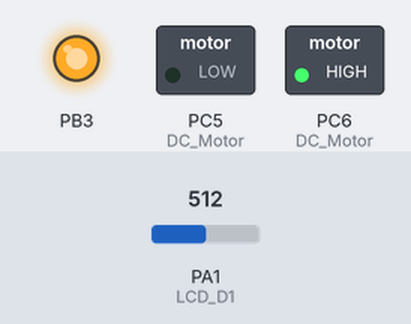
Bench run of a program on a simulated ATmega32, built with avr-gcc and emulated at 8 MHz. On the bench: switched loads named in the program (green lamp = pin HIGH), output pins drawn as LEDs (lit = HIGH). Inputs (shaded band) come from the test bench; at power-on: PA1 (LCD_D1) = 512. Pins used as bus, display or sensor lines are not drawn.

Above: at 1.2 s.
1.3 s: PA1 (LCD_D1) set to 540
2.8 s: PA1 (LCD_D1) set to 564
At 3.5 s:
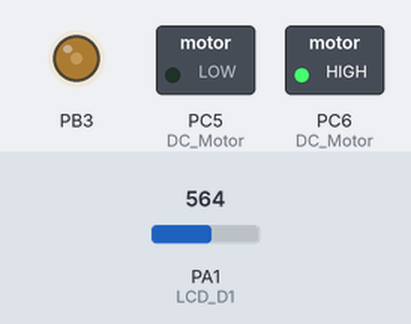
4.4 s: PA1 (LCD_D1) set to 511
At 5.7 s:
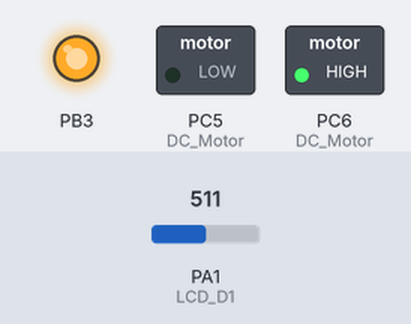
Timing chart, 0 to 7.4 s (numbered marks = the images above; inputs shaded):
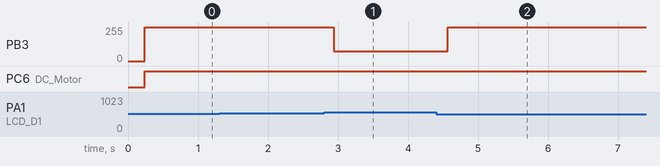

The program:

main.c
```c
/*
 * Air condition.c
 *
 * Created: 10/10/2020 8:38:13 PM
 * Author : Ibrahim
 */


#include "Temprature_Sensor.h"
#include "DC_Motor.h"
#include "LCD.h"

extern uint16 ADC_value;

int main(void)
{
	uint16 temp = 0;

	LCD_Init();
	Tempsensor_Init();
	DC_Motor_Init();


	/* Replace with your application code */
	while (1)
	{
		#if ADC_INTERRUPT_SATATE == ADC_INTERRUPT_ENABLE
		temp = ADC_value;
		#endif

		Tempsensor_Read(&temp);
		LCD_GoTo(0,0);
		LCD_WriteString("Temp: ");
		LCD_Write_Intiger(temp);
		LCD_WriteString("    ");


		Control_DC(&temp);

	}
}


void Control_DC(uint16* temp)
{
		if (*temp <= 10)
		{
			DC_Motor_SetSpeed(0);
			DC_Motor_Stop();
			LCD_GoTo(1,0);
			LCD_WriteString("Fan: Off ");
		}
		else if (*temp > 10 && *temp <=20)
		{

			DC_Motor_SetSpeed(3);
			DC_Motor_SetDirection(ANTI_CLOCKWISE);
			DC_Motor_Start();
			LCD_GoTo(1,0);
			LCD_WriteString("Fan:3/10 ");

		}
		else if (*temp > 20 && *temp <=25)
		{
			DC_Motor_SetSpeed(5);
			DC_Motor_SetDirection(ANTI_CLOCKWISE);
			DC_Motor_Start();
			LCD_GoTo(1,0);
			LCD_WriteString("Fan:5/10 ");
		}
		else if (*temp > 25 && *temp <=30)
		{
			DC_Motor_SetSpeed(8);
			DC_Motor_SetDirection(ANTI_CLOCKWISE);
			DC_Motor_Start();
			LCD_GoTo(1,0);
			LCD_WriteString("Fan:8/10 ");
		}
		else if (*temp > 30)
		{
			DC_Motor_SetSpeed(10);
			DC_Motor_SetDirection(ANTI_CLOCKWISE);
			DC_Motor_Start();
			LCD_GoTo(1,0);
			LCD_WriteString("Fan:10/10");
		}

}
```

ADC.c
```c
/*
 * ADC.c
 *
 * Created: 8/15/2020 3:46:45 PM
 *  Author: Ibrahim
 */
#include "ADC.h"
#include <avr/interrupt.h>

volatile uint16 ADC_value = 0;

void ADC_Init(void)
{


	#if  ADC_VOLTAGE_REFERENCE	==	ADC_VRREF_AVCC
	CLR_BIT(ADMUX , 7);
	SET_BIT(ADMUX , 6);

	#elif ADC_VOLTAGE_REFERENCE	==	ADC_VRREF_AREF
	CLR_BIT(ADMUX , 7);
	CLR_BIT(ADMUX , 6);

	#endif

	#if  ADC_ADJUST				==	ADC_RIGHT_ADJUST

	CLR_BIT(ADMUX , 5);

	#elif  ADC_ADJUST			==	ADC_LEFT_ADJUST

	SET_BIT(ADMUX , 5);

	#endif

	#if  ADC_CHANNEL			==	ADC_CHANNEL_0

	ADMUX |= 0x00;

	#elif  ADC_CHANNEL			==	ADC_CHANNEL_1

	ADMUX |= 0x01;

	#elif  ADC_CHANNEL			==	ADC_CHANNEL_2

	ADMUX |= 0x02;

	#elif  ADC_CHANNEL			==	ADC_CHANNEL_3

	ADMUX |= 0x03;

	#elif  ADC_CHANNEL			==	ADC_CHANNEL_4

	ADMUX |= 0x04;

	#elif  ADC_CHANNEL			==	ADC_CHANNEL_5

	ADMUX |= 0x05;

	#elif  ADC_CHANNEL			==	ADC_CHANNEL_6

	ADMUX |= 0x06;

	#elif  ADC_CHANNEL			==	ADC_CHANNEL_7

	ADMUX |= 0x07;

	#endif

	#if	 ADC_CONVERSION_TRIGGER	==	ADC_AUTO_TRIGGER

	SET_BIT(ADCSRA , 5);

	#endif

	#if	 ADC_PRESCALER				==	ADC_PRESC_128

	ADCSRA |= 0x07;

	#elif	 ADC_PRESCALER			==	ADC_PRESC_64

	ADCSRA |= 0x06;

	#elif	 ADC_PRESCALER			==	ADC_PRESC_32

	ADCSRA |= 0x05;

	#elif	 ADC_PRESCALER			==	ADC_PRESC_16

	ADCSRA |= 0x04;

	#elif	 ADC_PRESCALER			==	ADC_PRESC_8

	ADCSRA |= 0x03;

	#elif	 ADC_PRESCALER			==	ADC_PRESC_4

	ADCSRA |= 0x02;

	#elif	 ADC_PRESCALER			==	ADC_PRESC_2

	ADCSRA |= 0x01;

	#endif


	#if	 ADC_INTERRUPT_SATATE	==	ADC_INTERRUPT_DISABLE

	CLR_BIT(ADCSRA , 3);

	#elif ADC_INTERRUPT_SATATE	==	ADC_INTERRUPT_ENABLE

	SET_BIT(ADCSRA , 3);
	SREG |= 0x80;

	#endif


	//ADC Enable
	SET_BIT(ADCSRA , 7);

}

/*
void ADC_Init(void)
{

	#if    ADC_VOLTAGE_REFRENCE    ==    ADC_VREF_AVCC

	CLR_BIT(ADMUX , 7);
	SET_BIT(ADMUX , 6);

	#endif

	#if    ADC_ADJUST              ==    ADC_RIGHT_ADJUST

	CLR_BIT(ADMUX , 5);

	#endif

	#if    ADC_CHANNEL             ==    ADC_CHANNEL_1

	SET_BIT(ADMUX , 0);

	#endif

	#if    ADC_CONVERSION_TRIGGER  ==    ADC_AUTO_TRIGGER

	SET_BIT(ADCSRA , 5);

	#endif

	#if    ADC_PRESCALER           ==    ADC_PRESC_128

	SET_BIT(ADCSRA , 0);
	SET_BIT(ADCSRA , 1);
	SET_BIT(ADCSRA , 2);

	#endif

	#if    ADC_INTERRUPT_SATATE     ==    ADC_INTERRUPT_DISABLE

	CLR_BIT(ADCSRA , 3);

	#endif


	//ADC Enable
	SET_BIT(ADCSRA , 7);


}*/


void ADC_Read(uint16* value)
{
	uint16 Digital_value = 0;

	//start conversion
	SET_BIT(ADCSRA , 6);

	#if ADC_INTERRUPT_SATATE == ADC_INTERRUPT_DISABLE

	while(!GET_BIT(ADCSRA ,4)); //Flag is not set(1) yet (pooling)

	Digital_value = ADC_Adjust;

	*value = ((Digital_value * 500) / 1024);
	//*value = Digital_value;
	#endif

}


ISR(ADC_vect)
{
	ADC_value = ((ADC_Adjust * 500) / 1024);
}
```

ADC.h
```c
/*
 * ADC.h
 *
 * Created: 8/15/2020 3:46:14 PM
 *  Author: Ibrahim
 */


#ifndef ADC_H_
#define ADC_H_

#include "ATmega_Registers.h"
#include "BIT_MATH.h"
#include "ADC_Cfg.h"


#define		ADC_VRREF_AVCC			0
#define		ADC_VRREF_AREF			1
#define		ADC_VRREF_INTERNAL		2

#define		ADC_CHANNEL_0			0
#define		ADC_CHANNEL_1			1
#define		ADC_CHANNEL_2			2
#define		ADC_CHANNEL_3			3
#define		ADC_CHANNEL_4			4
#define		ADC_CHANNEL_5			5
#define		ADC_CHANNEL_6			6
#define		ADC_CHANNEL_7			7

#define		ADC_AUTO_TRIGGER		0
#define		ADC_FREE_RUNNING		1
#define		ADC_EXTERNAL_TRIG		2


#define		ADC_RIGHT_ADJUST		0
#define		ADC_LEFT_ADJUST			1

#define		ADC_PRESC_128			0
#define		ADC_PRESC_64			1
#define		ADC_PRESC_32			2
#define		ADC_PRESC_16			3
#define		ADC_PRESC_8				4
#define		ADC_PRESC_4				5
#define		ADC_PRESC_2				6


#define		ADC_INTERRUPT_ENABLE	0
#define		ADC_INTERRUPT_DISABLE	1


void ADC_Init(void);

void ADC_Read(uint16* value);

//void ADC_StartConversion(void);

//void ADC_CHANNEL_SELECTION(uint8 Channel);

#endif /* ADC_H_ */
```

DC_Motor.c
```c
/*
 * DC_Motor.c
 *
 * Created: 8/22/2020 6:27:55 PM
 *  Author: Ibrahim
 */

#include "DC_Motor.h"

void DC_Motor_Init(void)
{
	//initializing the two pins that control the direction to output

	DIO_SetPinDir(DIO_PORTC , DIO_PIN5 , DIO_PIN_OUTPUT); // high in clockwise
	DIO_SetPinDir(DIO_PORTC , DIO_PIN6 , DIO_PIN_OUTPUT); // low  in clockwise

	PWM0_Init();
}

void DC_Motor_SetDirection(DC_Motor_DIR dir)
{
	switch(dir)
	{
		case CLOCKWISE :
		DIO_SetPinValue(DIO_PORTC , DIO_PIN5 , DIO_PIN_HIGH);
		DIO_SetPinValue(DIO_PORTC , DIO_PIN6 , DIO_PIN_LOW);
		break;

		case ANTI_CLOCKWISE:
		DIO_SetPinValue(DIO_PORTC , DIO_PIN5 , DIO_PIN_LOW);
		DIO_SetPinValue(DIO_PORTC , DIO_PIN6 , DIO_PIN_HIGH);
		break;

		default:
		break;

	}
}

void DC_Motor_SetSpeed(uint8 speed)
{
	speed *=10; // range from 1 - 10 for simplicity

	PWM0_Generate(speed);
}

void DC_Motor_Start(void)
{
	PWM0_Start();
}

void DC_Motor_Stop(void)
{
	// setting the two direction pins to high to stop inertia

	DIO_SetPinValue(DIO_PORTC , DIO_PIN3 , DIO_PIN_HIGH);
	DIO_SetPinValue(DIO_PORTC , DIO_PIN4 , DIO_PIN_HIGH);
}
```

DC_Motor.h
```c
/*
 * DC_Motor.h
 *
 * Created: 8/22/2020 6:27:40 PM
 *  Author: Ibrahim
 */


#ifndef DC_MOTOR_H_
#define DC_MOTOR_H_

#include "Timer.h"
#include "DIO.h"

typedef enum
{
	CLOCKWISE,
	ANTI_CLOCKWISE

	}DC_Motor_DIR;

void DC_Motor_Init(void);

void DC_Motor_SetDirection(DC_Motor_DIR dir);

void DC_Motor_SetSpeed(uint8 speed);

//void DC_Motor_Start(uint8 speed , DC_Motor_DIR dir);

void DC_Motor_Start(void);

void DC_Motor_Stop(void);

#endif /* DC_MOTOR_H_ */
```

STD.h
```c
/*
 * STD.h
 *
 * Created: 25/07/2020 06:37:35 م
 *  Author: Ali
 */


#ifndef STD_H_
#define STD_H_

typedef unsigned char  uint8;
typedef signed char    sint8;
typedef unsigned short uint16;
typedef signed short   sint16;
typedef unsigned long  uint32;
typedef signed long    sint32;
typedef float          float32;
typedef double         float64;


#endif /* STD_H_ */
```

Temprature_Sensor.c
```c
/*
 * Temprature_Sensor.c
 *
 * Created: 8/21/2020 4:27:07 PM
 *  Author: Ibrahim
 */

#include "Temprature_Sensor.h"

extern uint16 ADC_value;

void Tempsensor_Init(void)
{
	ADC_Init();
}

void Tempsensor_Read(uint16* temp)
{
	//uint16 Analog_Value = 0;

	ADC_Read(temp);

	//	*Temp = Analog_Value * 10 ;
}
```

Temprature_Sensor.h
```c
/*
 * Temprature_Sensor.h
 *
 * Created: 8/15/2020 3:47:57 PM
 *  Author: Ibrahim
 */


#ifndef TEMPRATURE_SENSOR_H_
#define TEMPRATURE_SENSOR_H_

#include "ADC.h"

void Tempsensor_Init(void);


void Tempsensor_Read(uint16* temp);


#endif /* TEMPRATURE_SENSOR_H_ */
```

Timer.c
```c
/*
 * CFile1.c
 *
 * Created: 21/08/2020 06:33:49 ã
 *  Author: Ali
 */


#include <avr/interrupt.h>
#include "Timer.h"

#define  NULL  ((void*)(0))

void (*ptr)(void) = NULL ;


uint8    Init_Value = 0;
uint32   Number_OVRflows = 0;


void Timer0_Init(void)
{

	TCCR0 |= 0x00;

	TIMSK |= 0x01;

	SREG |= 0x80;

}

void Timer0_Start(void)
{
	TCCR0 |= 0x05;
}

void Timer0_Stop(void)
{
	CLR_BIT(TCCR0,0);
	CLR_BIT(TCCR0,1);
	CLR_BIT(TCCR0,2);
}


void Timer0_SetDelay(uint32 Delay_Ms)
{

	uint8 Tick_Time = (1024 / 8) ;

	uint32 Total_Ticks = (Delay_Ms * 1000) / Tick_Time ;

	Number_OVRflows = Total_Ticks / 256 ;

	Init_Value  =   256 - (Total_Ticks % 256) ;

	TCNT0 = Init_Value ;

	Number_OVRflows++;

}


void Timer1_Init(void)
{
	TCCR1B |= 0X08 ;
	TIMSK  |= 0X10;
	SREG   |= 0X80;
}

void Timer1_Start(void)
{
	TCCR1B |= 0X05 ;
}

void Timer1_Stop(void)
{
	CLR_BIT(TCCR1B,0);
	CLR_BIT(TCCR1B,1);
	CLR_BIT(TCCR1B,2);
}


void Timer1_SetDelay(uint32 Delay_Ms)
{

	if(Delay_Ms <= 4000)
	{
		uint8 Tick_Time = 1024 / 16;

		uint32 Num_Ticks = (Delay_Ms * 1000) / Tick_Time ;

		OCR1A = Num_Ticks - 1;
	}

}


void Set_CallBack(void(*p)(void))
{

	ptr = p ;

}


ISR(TIMER0_OVF_vect)
{
	static uint32 cnt = 0;

	cnt++;

	if(cnt == Number_OVRflows)
	{
		TCNT0 = Init_Value;

		cnt = 0;

		(*ptr)();
	}
}


ISR(TIMER1_COMPA_vect)
{
	static counter = 0;

	counter++;

	if(counter == 1)
	{
		counter = 0;

		(*ptr)();
	}
}


void PWM0_Init(void)
{
	DDRB |= 0x08;

	TCCR0 |= 0x68;

}


void PWM0_Generate(uint16 Duty_Cycle)
{
	OCR0 = ((Duty_Cycle * 256 ) /100 ) - 1;
}


void PWM0_Start(void)
{

	TCCR0 |= 0x01 ;

}
```

Timer.h
```c
/*
 * Timer.h
 *
 * Created: 21/08/2020 06:33:35 ã
 *  Author: Ali
 */


#ifndef TIMER_H_
#define TIMER_H_

#include "ATmega_Registers.h"
#include "BIT_Math.h"

void Timer0_Init(void);

void Timer0_Start(void);

void Timer0_Stop(void);

void Timer0_SetDelay(uint32 Delay_Ms);


void PWM0_Init(void);

void PWM0_Generate(uint16 Duty_Cycle);

void PWM0_Start(void);


void Set_CallBack(void(*p)(void));

void Timer1_Init(void);

void Timer1_Start(void);

void Timer1_Stop(void);

void Timer1_SetDelay(uint32 Delay_Ms);


#endif /* TIMER_H_ */
```

ADC_Cfg.h
```c
/*
 * ADC_Cfg.h
 *
 * Created: 8/15/2020 3:47:20 PM
 *  Author: Ibrahim
 */


#ifndef ADC_CFG_H_
#define ADC_CFG_H_


#define  ADC_VOLTAGE_REFERENCE		ADC_VRREF_AVCC

#define  ADC_ADJUST					ADC_RIGHT_ADJUST

#define  ADC_CHANNEL				ADC_CHANNEL_1

#define	 ADC_CONVERSION_TRIGGER		ADC_AUTO_TRIGGER

#define	 ADC_PRESCALER				ADC_PRESC_128

#define	 ADC_INTERRUPT_SATATE		ADC_INTERRUPT_DISABLE


#endif /* ADC_CFG_H_ */
```

LCD_Cfg.h
```c
/*
 * LCD_Cfg.h
 *
 * Created: 08/08/2020 04:25:00 م
 *  Author: Ali
 */


#ifndef LCD_CFG_H_
#define LCD_CFG_H_

#include "DIO.h"

#define  LCD_8BIT_CMD_PORT     DIO_PORTB
#define  LCD_8BIT_DATA_PORT    DIO_PORTA

#define  LCD_4BIT_CMD_PORT     DIO_PORTB
#define  LCD_4BIT_DATA_PORT    DIO_PORTA


#define  LCD_RS_PIN            DIO_PIN4
#define  LCD_RW_PIN            DIO_PIN5
#define  LCD_E_PIN             DIO_PIN6

#define  LCD_D0                DIO_PIN0
#define  LCD_D1                DIO_PIN1
#define  LCD_D2                DIO_PIN2
#define  LCD_D3                DIO_PIN3
#define  LCD_D4                DIO_PIN4
#define  LCD_D5                DIO_PIN5
#define  LCD_D6                DIO_PIN6
#define  LCD_D7                DIO_PIN7

#define  LCD_MODE              4

#endif /* LCD_CFG_H_ */
```

LCD.c
```c
/*
 * LCD.c
 *
 * Created: 08/08/2020 04:24:30 م
 *  Author: Ali
 */

#include "LCD.h"
#define  F_CPU  8000000
#include <util/delay.h>

void LCD_Init(void)
{
	#if LCD_MODE  ==  8

	DIO_SetPinDir(LCD_8BIT_CMD_PORT, LCD_RS_PIN , DIO_PIN_OUTPUT);
	DIO_SetPinDir(LCD_8BIT_CMD_PORT, LCD_RW_PIN , DIO_PIN_OUTPUT);
	DIO_SetPinDir(LCD_8BIT_CMD_PORT, LCD_E_PIN , DIO_PIN_OUTPUT);

	DIO_SetPortDir(LCD_8BIT_DATA_PORT , DIO_PORT_OUTPUT);

	_delay_ms(100);

	LCD_WriteCommand(0x38);
	LCD_WriteCommand(0x0E);
	LCD_WriteCommand(0x01);

	_delay_ms(5);

   #elif  LCD_MODE == 4

   DIO_SetPinDir(LCD_4BIT_CMD_PORT, LCD_RS_PIN , DIO_PIN_OUTPUT);
   DIO_SetPinDir(LCD_4BIT_CMD_PORT, LCD_RW_PIN , DIO_PIN_OUTPUT);
   DIO_SetPinDir(LCD_4BIT_CMD_PORT, LCD_E_PIN , DIO_PIN_OUTPUT);

   DIO_SetPinDir(LCD_4BIT_DATA_PORT, LCD_D4 , DIO_PIN_OUTPUT);
   DIO_SetPinDir(LCD_4BIT_DATA_PORT, LCD_D5 , DIO_PIN_OUTPUT);
   DIO_SetPinDir(LCD_4BIT_DATA_PORT, LCD_D6 , DIO_PIN_OUTPUT);
   DIO_SetPinDir(LCD_4BIT_DATA_PORT, LCD_D7 , DIO_PIN_OUTPUT);

   _delay_ms(100);

   LCD_WriteCommand(0x33);
   LCD_WriteCommand(0x32);
   LCD_WriteCommand(0x28);

   LCD_WriteCommand(0x0C);
   LCD_WriteCommand(0x01);
   LCD_WriteCommand(0x06);
   LCD_WriteCommand(0x02);

   #endif
}

void LCD_WriteCommand(uint8 cmd)
{
	DIO_SetPinValue(LCD_4BIT_CMD_PORT ,LCD_RS_PIN ,  DIO_PIN_LOW);
	DIO_SetPinValue(LCD_4BIT_CMD_PORT ,LCD_RW_PIN ,  DIO_PIN_LOW);
	DIO_SetPinValue(LCD_4BIT_CMD_PORT ,LCD_E_PIN ,  DIO_PIN_LOW);

	PORTA = (cmd & 0XF0) | (PORTA & 0X0F);

	DIO_SetPinValue(LCD_4BIT_CMD_PORT ,LCD_E_PIN ,  DIO_PIN_HIGH);
	_delay_ms(1);
	DIO_SetPinValue(LCD_4BIT_CMD_PORT ,LCD_E_PIN ,  DIO_PIN_LOW);

   PORTA = (cmd << 4) | (PORTA & 0X0F);

	DIO_SetPinValue(LCD_4BIT_CMD_PORT ,LCD_E_PIN ,  DIO_PIN_HIGH);
	_delay_ms(1);
	DIO_SetPinValue(LCD_4BIT_CMD_PORT ,LCD_E_PIN ,  DIO_PIN_LOW);

	_delay_ms(5);
}

void LCD_WriteData(uint8 data)
{
		DIO_SetPinValue(LCD_4BIT_CMD_PORT ,LCD_RS_PIN ,  DIO_PIN_HIGH);
		DIO_SetPinValue(LCD_4BIT_CMD_PORT ,LCD_RW_PIN ,  DIO_PIN_LOW);
		DIO_SetPinValue(LCD_4BIT_CMD_PORT ,LCD_E_PIN ,  DIO_PIN_LOW);

		PORTA = (data & 0XF0) | (PORTA & 0X0F);

		DIO_SetPinValue(LCD_4BIT_CMD_PORT ,LCD_E_PIN ,  DIO_PIN_HIGH);
		_delay_ms(1);
		DIO_SetPinValue(LCD_4BIT_CMD_PORT ,LCD_E_PIN ,  DIO_PIN_LOW);

		PORTA = (data << 4) | (PORTA & 0X0F);

		DIO_SetPinValue(LCD_4BIT_CMD_PORT ,LCD_E_PIN ,  DIO_PIN_HIGH);
		_delay_ms(1);
		DIO_SetPinValue(LCD_4BIT_CMD_PORT ,LCD_E_PIN ,  DIO_PIN_LOW);

		_delay_ms(5);
}


void LCD_GoTo(uint8 row , uint8 col)
{
	uint8 pos[2] = {0x80 , 0xC0};

	LCD_WriteCommand(pos[row]+col);
}


void LCD_WriteString(uint8* str)
{
	uint8 i = 0;

	while(str[i] != '\0')
	{
		LCD_WriteData( str[i] );
		i++;
	}

}

void LCD_Write_Intiger(sint32 num)
{
	sint32 y = 1;
	if (num <0 )
	{
		LCD_WriteData('-');
		num *= -1;
	}
	while (num > 0)
	{
		y = ((y * 10) + (num % 10));

		num /= 10;
	}
	while (y > 1)
	{
		LCD_WriteData((( y % 10) +48));
		y /= 10;
	}


}

void LCD_Clear(void)
{
	LCD_WriteCommand(0x01);
}
```

LCD.h
```c
/*
 * LCD.h
 *
 * Created: 08/08/2020 04:24:43 م
 *  Author: Ali
 */


#ifndef LCD_H_
#define LCD_H_

#include  "LCD_Cfg.h"


void LCD_Init(void);

void LCD_WriteCommand(uint8 cmd);

void LCD_WriteData(uint8 data);

void LCD_GoTo(uint8 roe , uint8 col);

void LCD_WriteString(uint8* str);

void LCD_Clear(void);

void LCD_Write_Intiger(sint32 num);


#endif /* LCD_H_ */
```

ATmega_Registers.h
```c
/*
 * ATmega_Registers.h
 *
 * Created: 25/07/2020 06:28:44 م
 *  Author: Ali
 */


#ifndef ATMEGA_REGISTERS_H_
#define ATMEGA_REGISTERS_H_

#include "STD.h"

/*********************************  DIO  ********************************/

#define   DDRA    (*(volatile uint8*)(0x3A))
#define   PORTA   (*(volatile uint8*)(0x3B))
#define   PINA    (*(volatile uint8*)(0x39))

#define   DDRB    (*(volatile uint8*)(0x37))
#define   PORTB   (*(volatile uint8*)(0x38))
#define   PINB    (*(volatile uint8*)(0x36))

#define   DDRC    (*(volatile uint8*)(0x34))
#define   PORTC   (*(volatile uint8*)(0x35))
#define   PINC    (*(volatile uint8*)(0x33))

#define  PORTD    (*(volatile uint8*)(0x32))
#define  PIND     (*(volatile uint8*)(0x30))
#define  DDRD     (*(volatile uint8*)(0x31))

/***************************************External INT***************************************/


#define  SREG			(*(volatile uint8*)(0x5f))
#define  GICR			(*(volatile uint8*)(0x5B))
#define  GIFR			(*(volatile uint8*)(0x5A))
#define  MCUCR		    (*(volatile uint8*)(0x55))
#define  MCUCSR		    (*(volatile uint8*)(0x54))


/************************************ ADC ******************************************/

#define ADMUX			(*(volatile uint8*)(0x27))
#define ADCSRA			(*(volatile uint8*)(0x26))
#define ADCH			(*(volatile uint8*)(0x25))
#define ADCL			(*(volatile uint8*)(0x24))
#define ADC_Adjust		(*(volatile uint16*)(0x24))
#define SFIOR			(*(volatile uint8*)(0x50))

/************************************ Timer-0 ****************************************/

#define TCCR0			(*(volatile uint8*)(0x053))
#define TCNT0			(*(volatile uint8*)(0x052))
#define TIMSK			(*(volatile uint8*)(0x059))

/************************************ Timer-1 ****************************************/

#define TCCR1A			(*(volatile uint8*)(0x04F))
#define TCCR1B			(*(volatile uint8*)(0x04E))

#define OCR1A			(*(volatile uint8*)(0x04A))
#define ICR1			(*(volatile uint16*)(0x046))

/*****************************************Timer-2******************************************/

#define TCCR2			(*(volatile uint16*)(0x045))
#define OCR2			(*(volatile uint16*)(0x043))


#endif /* ATMEGA_REGISTERS_H_ */
```

BIT_MATH.h
```c
/*
 * BIT_MATH.h
 *
 * Created: 25/07/2020 06:38:24 م
 *  Author: Ali
 */


#ifndef BIT_MATH_H_
#define BIT_MATH_H_


#define SET_BIT(REG,BIT)  (REG |= (1<<BIT))
#define CLR_BIT(REG,BIT)  (REG &=~ (1<<BIT))
#define Toggle_BIT(REG,BIT) (REG ^= (1<<BIT))
#define GET_BIT(REG,BIT)  ((REG >> BIT) & (0X01))


#endif /* BIT_MATH_H_ */
```

DIO.h
```c
/*
 * DIO.h
 *
 * Created: 07/08/2020 03:54:48 م
 *  Author: Ali
 */


#ifndef DIO_H_
#define DIO_H_

#include "ATmega_Registers.h"
#include "BIT_MATH.h"


#define  DIO_PORTA     0
#define  DIO_PORTB     1
#define  DIO_PORTC     2
#define  DIO_PORTD     3


#define  DIO_PIN0      0
#define  DIO_PIN1      1
#define  DIO_PIN2      2
#define  DIO_PIN3      3
#define  DIO_PIN4      4
#define  DIO_PIN5      5
#define  DIO_PIN6      6
#define  DIO_PIN7      7


#define  DIO_PIN_HIGH      1
#define  DIO_PIN_LOW       0


#define  DIO_PORT_HIGH    0xFF
#define  DIO_PORT_LOW     0x00


#define  DIO_PIN_OUTPUT    1
#define  DIO_PIN_INPUT     0

#define  DIO_PORT_OUTPUT   0xFF
#define  DIO_PORT_INPUT    0x00


void DIO_SetPortDir(uint8 Port , uint8 Dir);
void DIO_SetPinDir(uint8 Port, uint8 Pin , uint8 Dir);

void DIO_SetPortValue(uint8 Port , uint8 Val);
void DIO_SetPinValue(uint8 Port ,uint8 Pin ,  uint8 Val);

void DIO_ReadPort(uint8 Port , uint8* Val);
void DIO_ReadPin(uint8 Port , uint8 Pin , uint8* Val);

void DIO_SetPullUp(uint8 Port, uint8 Pin);

void DIO_TogglePin(uint8 Port , uint8 Pin);

#endif /* DIO_H_ */
```

Source omitted: DIO.c (3565 bytes)

Measured:
- the behaviour switches between 546 and 547 on PA1 (LCD_D1) (found by bisection; images 0 and 1)
- after the input at 1.3 s, every drawn part: stays the same
- after the input at 2.8 s, PB3: 255/255 → 75/255 after 0.14 s
- after the input at 4.4 s, PB3: 75/255 → 255/255 after 0.17 s
